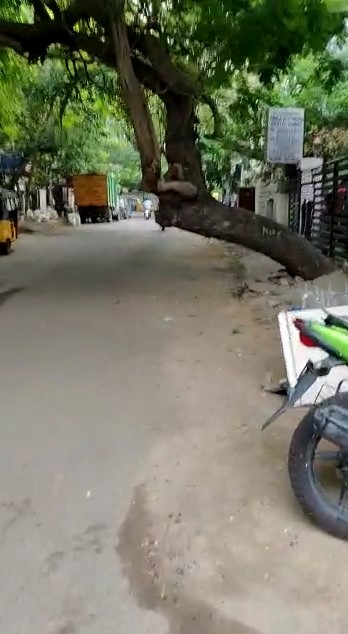
#> input picture test.jpg, 348 x 634 px
$ python -i lane.py   (imports and definitions only)
#> lines starting #> are read from the running program, lines starting #| are printed output that depends on the picture; after the words box and inside, x2 and y2 are one past the last pixel; in counts of white or black regions, pixels touching at a corner belong together
#> further down, picture is the input picture: shape (634, 348, 3); mean B, G, R 101, 118.9, 117.7
import numpy as np
from matplotlib import pyplot as plt
import freenect
import cv2 as cv

def get_vid():
    array, _ = freenect.sync_get_video()
    array = cv.cvtColor(array, cv.COLOR_RGB2BGR)
    return array

def lanesDetection(img):
    # img = cv.imread("./img/road.jpg")
    # img = cv.cvtColor(img, cv.COLOR_BGR2RGB)

    # print(img.shape)
    height = img.shape[0]
#> height = 634
    width = img.shape[1]
#> width = 348

    region_of_interest_vertices = [
        (200, height), (width/2, height/1.37), (width-300, height)
    ]
#> region_of_interest_vertices = [(200, 634), (174, 462.8), (48, 634)]
    gray_img = cv.cvtColor(img, cv.COLOR_RGB2GRAY)
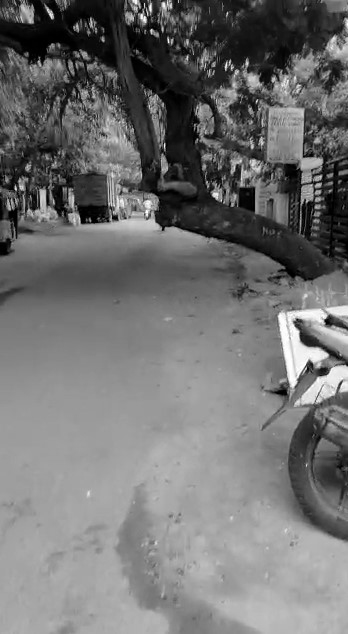
#> gray_img: shape (634, 348); min 0, max 255, mean 113.4
    edge = cv.Canny(gray_img, 50, 100, apertureSize=3)
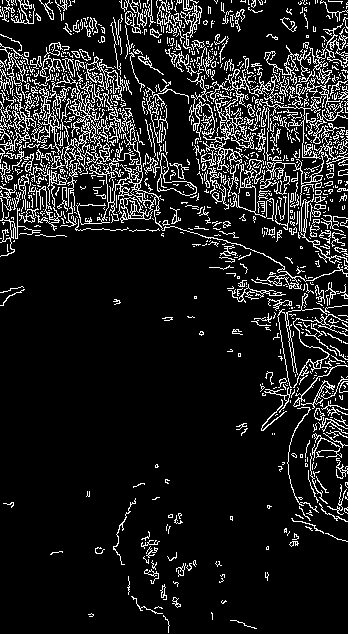
#> edge: shape (634, 348); 12.1% white in thin lines or dots
    cropped_image = region_of_interest(
        edge, np.array([region_of_interest_vertices], np.int32))

    lines = cv.HoughLinesP(cropped_image, rho=2, theta=np.pi/180,
                           threshold=50, lines=np.array([]), minLineLength=10, maxLineGap=30)
    if type(lines) != np.ndarray:
        lines = np.ndarray(0)
    image_with_lines = draw_lines(img, lines)
    # plt.imshow(image_with_lines)
    # plt.show()
    return image_with_lines


def region_of_interest(img, vertices):
    mask = np.zeros_like(img)
    # channel_count = img.shape[2]
    match_mask_color = (255)
    cv.fillPoly(mask, vertices, match_mask_color)
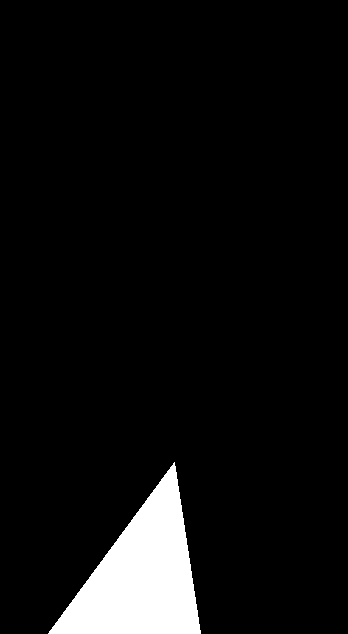
#> mask: shape (634, 348); 6% white; 1 white region, box (x1, y1, x2, y2) and area: (48, 462, 201, 634) 13244
    masked_image = cv.bitwise_and(img, mask)
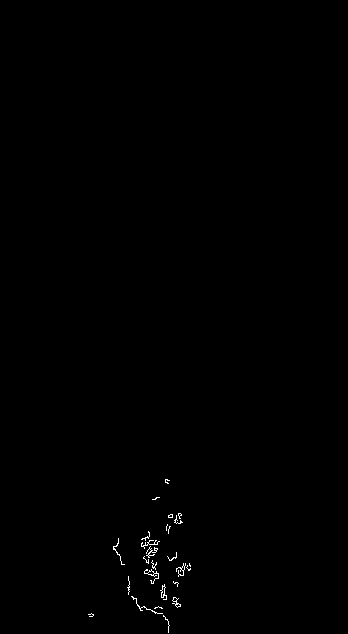
#> masked_image: shape (634, 348); 0.28% white in thin lines or dots, all inside (x1, y1, x2, y2) = (88, 479, 191, 633)
#> in lanesDetection, `lines = cv.HoughLinesP(cropped_image, rho=2, theta=np.pi/180, threshol..`: lines = [[147, 536, 169, 625]]
    return masked_image


def draw_lines(img, lines):
    img = np.copy(img)
    blank_image = np.zeros((img.shape[0], img.shape[1], 3), np.uint8)
    for line in lines:
        for x1, y1, x2, y2 in line:
            cv.line(blank_image, (x1, y1), (x2, y2), (0, 255, 0), 2)
#> this loop made 1 pass

    img = cv.addWeighted(img, 0.8, blank_image, 1, 0.0)
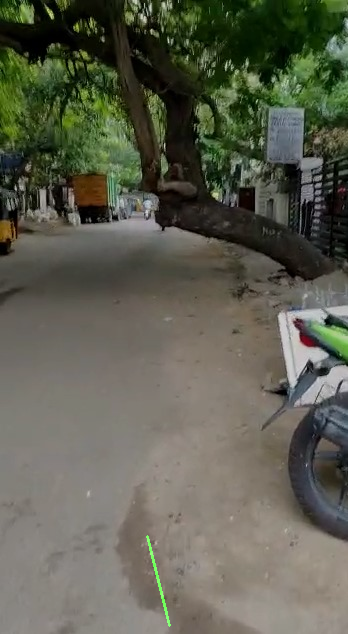
#> img: shape (634, 348, 3); mean B, G, R 80.8, 95.3, 94.2
    return img


def videoLanes():
    # cap = cv.VideoCapture('./img/Lane.mp4')
    while(True):
        frame = get_vid()
        frame = lanesDetection(frame)
        cv.imshow('Lanes Detection', frame)
        if cv.waitKey(1) & 0xFF == ord('q'):
            break

    cap.release()
    cv.destroyAllWindows()


# [2 lines not run here, left out]

>>> import cv2
>>> picture = cv2.imread('../test.jpg')
>>> result = lanesDetection(picture)
